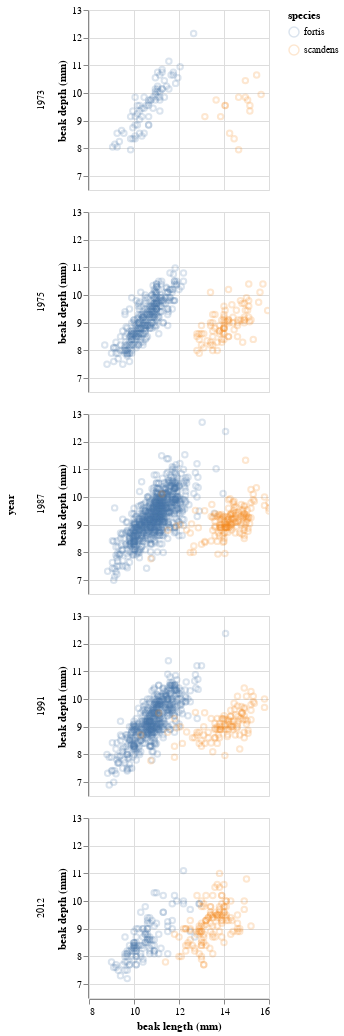

This figure's notebook cell:
### Markdown cell above
**e)** To generate all of the plots, we can use the `row` encoding.

### Code cell
alt.Chart(df,
        height=180,
        width=180
    ).mark_point(
        opacity=0.2
    ).encode(
        x=alt.X('beak length (mm):Q', scale=alt.Scale(zero=False)),
        y=alt.Y('beak depth (mm):Q', scale=alt.Scale(zero=False)),
        color='species',
        row='year'
    ).interactive()

### Figure 1 — Vega-Lite specification as saved in the notebook (floating-point values rounded to 4 significant figures; data arrays with more than 128 entries replaced by an {"elided": "..."} marker saying what was removed)
{"$schema": "https://vega.github.io/schema/vega-lite/v2.4.3.json", "config": {"view": {"height": 300, "width": 400}}, "data": {"values": {"elided": "2299 records"}}, "encoding": {"color": {"field": "species", "type": "nominal"}, "row": {"field": "year", "type": "quantitative"}, "x": {"field": "beak length (mm)", "scale": {"zero": false}, "type": "quantitative"}, "y": {"field": "beak depth (mm)", "scale": {"zero": false}, "type": "quantitative"}}, "height": 180, "mark": {"opacity": 0.2, "type": "point"}, "selection": {"selector001": {"bind": "scales", "encodings": ["x", "y"], "mark": {"fill": "#333", "fillOpacity": 0.125, "stroke": "white"}, "on": "[mousedown, window:mouseup] > window:mousemove!", "resolve": "global", "translate": "[mousedown, window:mouseup] > window:mousemove!", "type": "interval", "zoom": "wheel!"}}, "width": 180}
